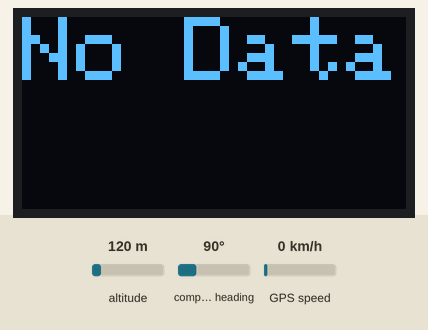
Recording of a sketch running on a simulated Arduino Uno, built with avr-gcc and run on an emulated ATmega328P. On the bench: 128×64 one-colour display. The inputs (shaded band) are chosen by the test bench; at power-on: altitude 120 m, GPS speed 0 km/h, compass heading 90°. The GPS gets a fix after 3 s at 37.7749, -122.4194 with 8 satellites; what the sketch prints to the serial monitor is not drawn.

Above: at 1.2 s.
1.3 s: altitude set to 20 m
At 3.7 s:
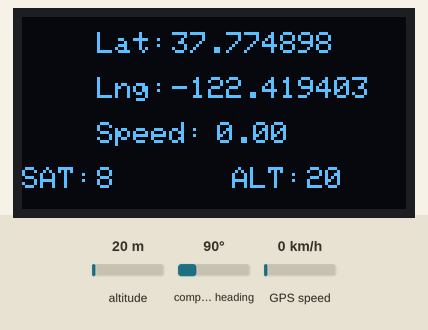
4.6 s: GPS speed set to 2 km/h
6.6 s: altitude set to 250 m
At 8.3 s:
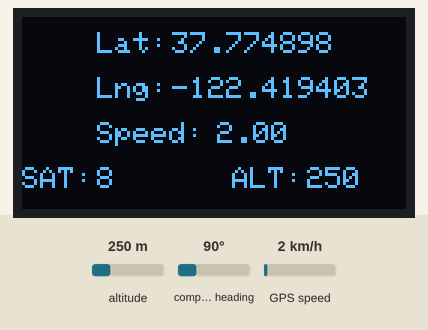
8.6 s: GPS speed set to 30 km/h
At 10.4 s:
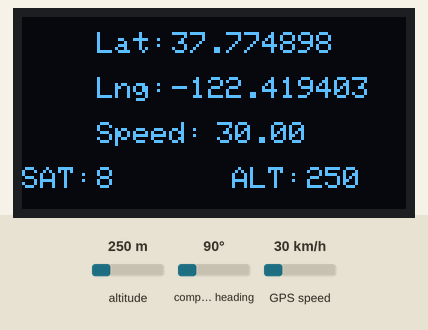
Timing chart, 0 to 11.6 s (numbered marks = the images above; inputs shaded):
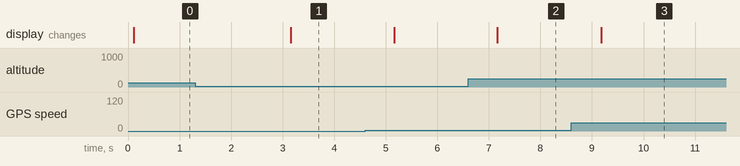

Measured:
- after the input at 1.3 s, the display: changes after 1.9 s (image 1)
- after the input at 6.6 s, the display: changes after 0.57 s (image 2)
- after the input at 8.6 s, the display: changes after 0.58 s (image 3)

The sketch:

GPS_TESTE.ino
```cpp
#include <TinyGPSPlus.h>
#include <SoftwareSerial.h>
#include <Adafruit_SSD1306.h>
#include <Wire.h>

#define SCREEN_WIDTH 128 // OLED display width, in pixels
#define SCREEN_HEIGHT 64 // OLED dispblay height, in pixels
#define OLED_RESET -1 //Reset pin # (or -1 if sharing Arduino reset pin)
#define SCREEN_ADDRESS 0x3C //See datasheet for Address
Adafruit_SSD1306 display(SCREEN_WIDTH, SCREEN_HEIGHT, &Wire, OLED_RESET);

static const int RXPin = 16, TXPin = 17;
static const uint32_t GPSBaud = 9600;
unsigned long previousMillis = 0;     // will store last time LED was updated
const long interval = 1000;           // interval at which to blink (milliseconds)
unsigned long currentMillis = 0;

// The TinyGPSPlus object
TinyGPSPlus gps;

// The serial connection to the GPS device
SoftwareSerial ss(RXPin, TXPin);

// For stats that happen every 5 seconds
unsigned long last = 0UL;

void setup()
{
  Serial.begin(115200);
  ss.begin(GPSBaud);

  if(!display.begin(SSD1306_SWITCHCAPVCC, SCREEN_ADDRESS)) {
    Serial.println(F("SSD1306 allocation failed"));
    for(;;); // Don't proceed, loop forever
  }
  display.clearDisplay();
  display.display();

  Serial.println(F("TESTANDO GPS"));
  Serial.println(F("Sats   Latitude    Longitude   Speed"));
  Serial.println(F("--------------------------------------"));

}

void loop()
{
  // Dispatch incoming characters
  while (ss.available() > 0)
    gps.encode(ss.read());
    currentMillis = millis();

    if (currentMillis - previousMillis >= interval) {

      previousMillis = currentMillis;

      Serial.print(gps.location.lat(), 6);
      Serial.print(" ,");
      Serial.print(gps.location.lng(), 6);
      Serial.print(" ,");
      Serial.print(gps.altitude.meters());
      Serial.print(" ,");
      Serial.print(gps.speed.kmph());

      if (gps.charsProcessed() < 10)
        Serial.println(F("WARNING: No GPS data.  Check wiring."));

      Serial.println();
    }
    print_display();

}

void print_display()
{
  display.clearDisplay();
  display.setTextColor(SSD1306_WHITE);

  if (gps.location.isValid() == 1)
  {
   //String gps_speed = String(gps.speed.kmph());
    display.setTextSize(1);

    display.setCursor(25, 5);
    display.print("Lat: ");
    display.setCursor(50, 5);
    display.print(gps.location.lat(),6);

    display.setCursor(25, 20);
    display.print("Lng: ");
    display.setCursor(50, 20);
    display.print(gps.location.lng(),6);

    display.setCursor(25, 35);
    display.print("Speed: ");
    display.setCursor(65, 35);
    display.print(gps.speed.kmph());

    display.setTextSize(1);
    display.setCursor(0, 50);
    display.print("SAT:");
    display.setCursor(25, 50);
    display.print(gps.satellites.value());

    display.setTextSize(1);
    display.setCursor(70, 50);
    display.print("ALT:");
    display.setCursor(95, 50);
    display.print(gps.altitude.meters(), 0);

    display.display();

  }
  else
  {
    display.clearDisplay();
    display.setTextColor(SSD1306_WHITE);
    display.setCursor(0, 0);
    display.setTextSize(3);
    display.print("No Data");
    display.display();
  }

}
```
